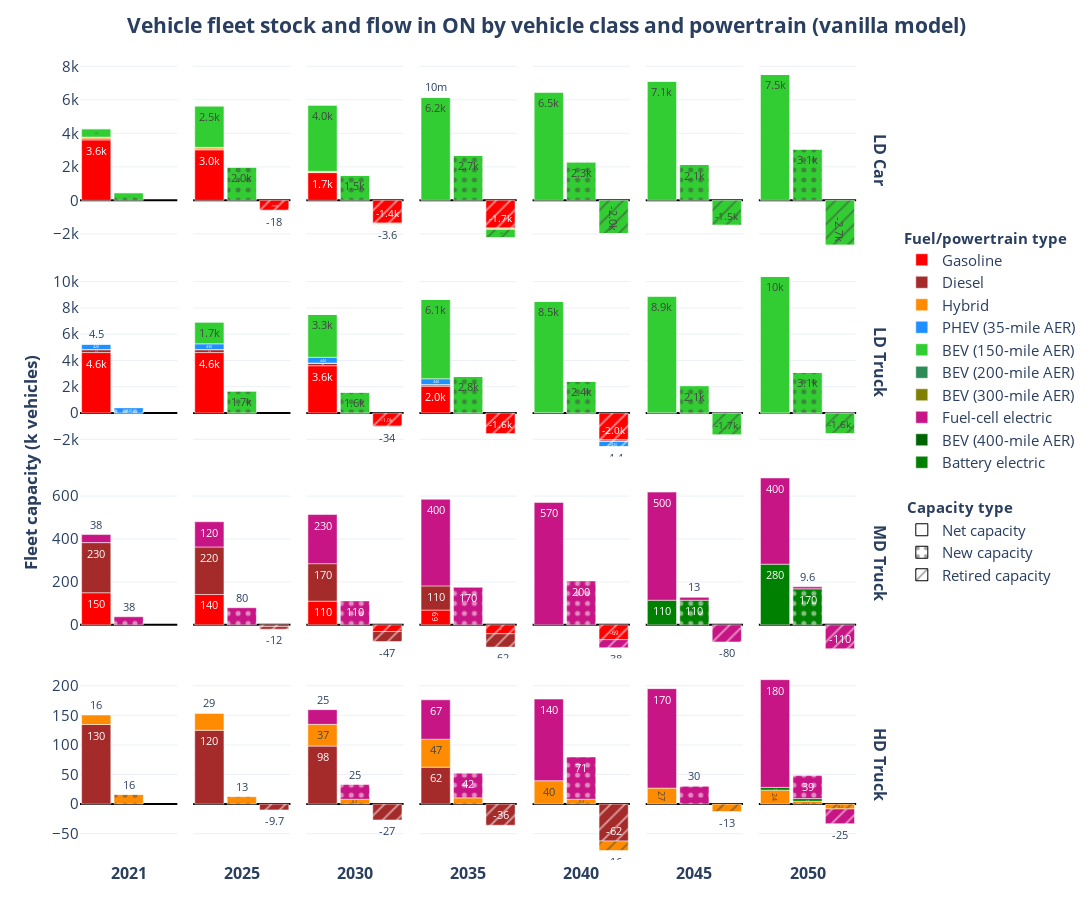

The notebook cell saved with this chart:
### Code cell
plot_capacity_flow(
    db_variant='vanilla4', 
    scenario='vanilla4_cftnorm', 
    scenario_title='vanilla model',
)
